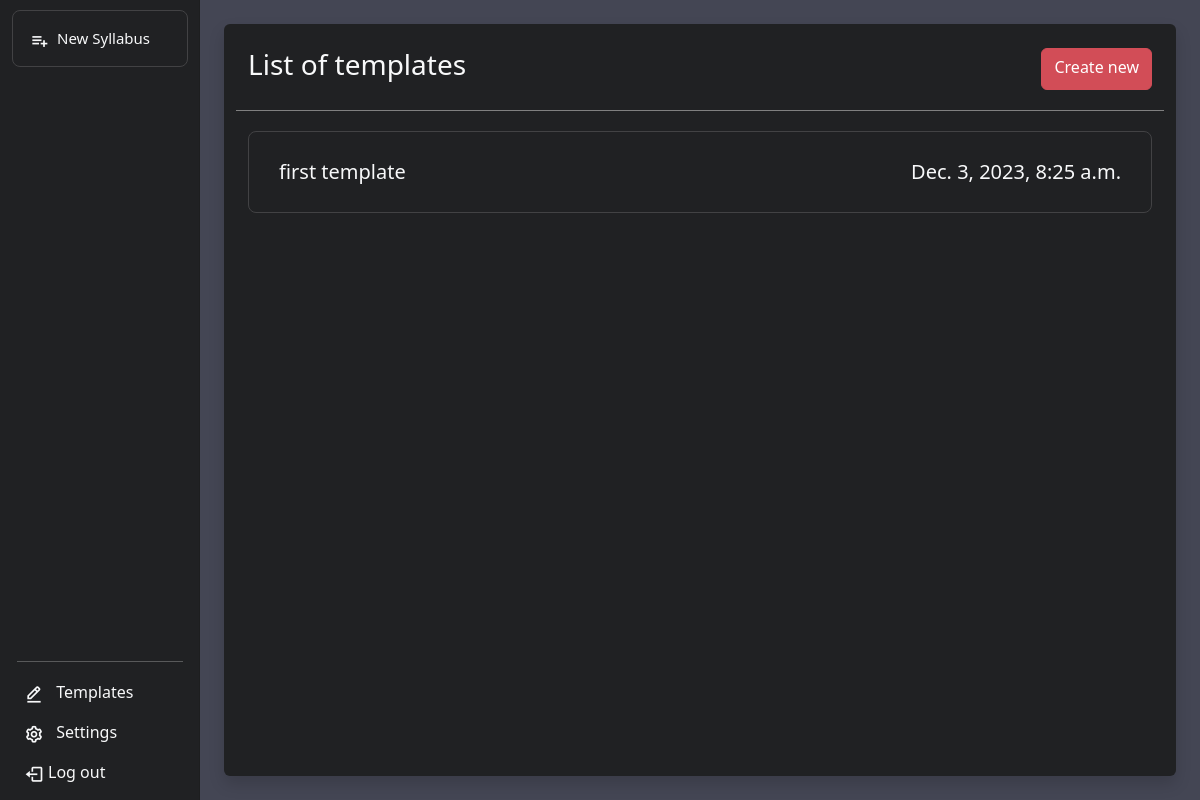
The app's page /templates_list (signed in), older data.
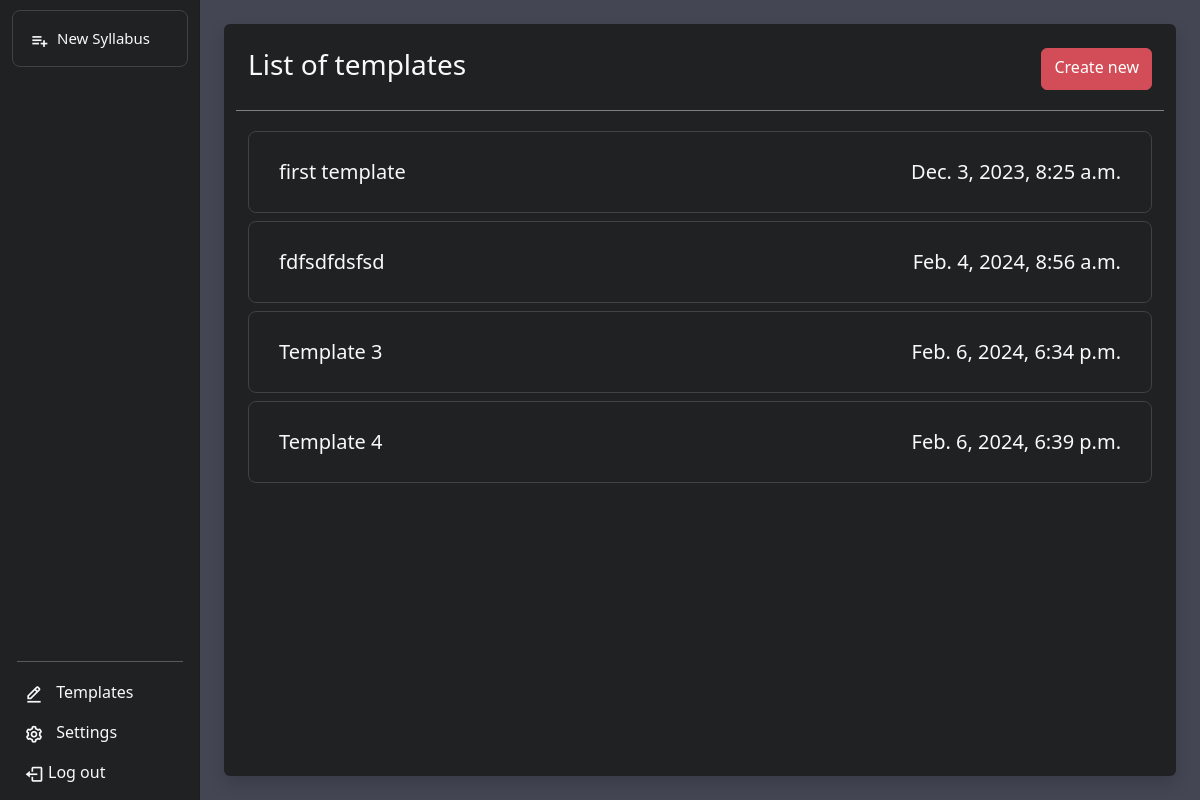
The same page, newer data.
### syllabus_template/models.py (models this page shows, shortened)
class Syllabus_Template(models.Model):
    user_id = models.ForeignKey(settings.AUTH_USER_MODEL, on_delete=models.CASCADE, null=True)
    name = models.CharField(max_length=255, null=True)
    sem = models.CharField(max_length=10, choices=[('1st', '1st'), ('2nd', '2nd'), ('SUMMER', 'SUMMER')], blank=True, null=True)
    school_year = models.CharField(max_length=9, blank=True, null=True)
    revision_status = models.CharField(max_length=50, default='1st Draft')
    revision_date = models.DateTimeField(null=True, blank=True)
    created_at = models.DateTimeField(null=True, blank=True)

### pages/views.py (the view)
# urls.py: path('templates_list', views.templates_list, name='templates_list'),
@login_required
def templates_list(request):
    if request.user.is_authenticated:
            account = request.user
    else:
        return render(request, 'https://media.tenor.com/-YlzaY7PXb4AAAAd/among-us-amogus.gif')
    templates = Syllabus_Template.objects.filter(user_id=account)
    return render(request, 'user/template/templates-list.html', {'templates': templates})

### templates/user/template/templates-list.html (shortened to what this page needs)
{% extends '../../base/base_userpage.html' %}
{% load static %}
{% block content %}
<main class="col-md-9 ms-sm-auto col-lg-9 col-xl-10 p-md-4" >
    <div class="multisteps-form__form">
        <div class="multisteps-form__panel shadow p-4 rounded background-color-custom js-active templates-list" style="min-height: calc(100vh - 3rem);">
            {% if templates %}
            <div class="row top-action">
                <div class="col-10"><h3 class="text-light">List of templates</h3></div>
                <div class="col-2 d-flex justify-content-end"><a href="new_template" class="btn btn-primary">Create new</a></div>
            </div>
            <div class="content">
                {% for template in templates %}
                <a href="{% url 'edit_template' template.id %}" class="btn btn-outline-secondary text-start text-light btn-lg py-3 templates">
                    <p class="name">{{ template.name }}</p>
                    <p class="date">{{ template.revision_date }}</p>
                </a>
                {% endfor %}
            </div>
            {% endif %}
        </div>
    </div>
</main>
{% endblock %}

### templates/base/base_userpage.html (shortened to what this page needs)
{% load static %}
<!DOCTYPE html>
<html lang="en">
  <head>
    <link rel="stylesheet" href="{% static '/css/style.css' %}">
    <link rel="stylesheet" href="{% static '/css/bootstrap.min.css' %}">
    <link rel="stylesheet" href="{% static '/css/sass/app.css' %}">
    <link href='https://unpkg.com/boxicons@2.1.4/css/boxicons.min.css' rel='stylesheet'>
  </head>
  <body style="background-color: #444654;">
    {% include 'includes/side_nav.html' %}
    {% block content %}{% endblock %}
  </body>
</html>

### templates/includes/side_nav.html (shortened to what this page needs)
{% load static %}
<div class="container-fluid">
  <div class="row">
    <nav id="sidebarMenu" class="col-md-3 col-lg-3 col-xl-2 d-md-block background-color-custom sidebar collapse">
      <div class="mh-100">
        <div class="d-grid">
          {% if syllabus_templates %}
          <a href="{% url 'new_syllabus' %}" class="btn btn-outline-secondary text-start text-light btn-lg py-3"
            style="font-size: 15px">
            <i class="bx bx-list-plus me-2" style="font-size: 20px; vertical-align: middle"></i>New Syllabus
          </a>
          {% else %}
          <button class="btn btn-outline-secondary text-start text-light btn-lg py-3" style="font-size: 15px"
            id="syllabus-btn-toast">
            <i class="bx bx-list-plus me-2" style="font-size: 20px; vertical-align: middle"></i>New Syllabus
          </button>
          {% endif %}
        </div>
        <div class="position-absolute bottom-0 start-0 w-100 px-2 mb-2">
          <hr class="line" />
          <ul class="nav flex-column text-decoration-none">
            <li class="nav-item">
              <a href="{% url 'templates_list' %}" class="nav-link text-decoration-none text-light" title="Setup">
                <i class="bx bx-edit-alt me-2" style="font-size: 20px; vertical-align: middle"></i>
                <span class="links-name">Templates</span>
              </a>
            </li>
            <li class="nav-item">
              <a href="{% url 'settings' %}" class="nav-link text-decoration-none text-light" title="Settings">
                <i class="bx bx-cog me-2" style="font-size: 20px; vertical-align: middle"></i>
                <span class="links-name">Settings</span>
              </a>
            </li>
            {% if user.is_authenticated %}
            <li id="logout-link" class="nav-item">
              <a class="logout-link nav-link text-decoration-none text-light" href="{% url 'logout' %}" title="Logout">
                <i class="bx bx-log-out me-1" style="font-size: 20px; vertical-align: middle"></i><span
                  class="links-name">Log out</span>
              </a>
            </li>
            {% endif %}
          </ul>
        </div>
      </div>
    </nav>
  </div>
</div>
<div class="toast-container position-fixed top-0 end-0 p-3 text-light">
</div>

### static/css/style.css (style rules this page uses)
body { height: 100%; background-color: lightblue }
.btn-primary { background-color: #d24d57 !important; border-color: #d24d57 !important; }
.btn-outline-secondary { background-color: transparent !important; ; border-color: #424244 !important; }
.logout-link { text-decoration: none; color: white; }
.background-color-custom { background-color: #202123 !important; border: #202123; }
.sidebar { position: fixed; top: 0; bottom: 0; left: 0; z-index: 100; padding: 10px 0 0; box-shadow: inset -1px 0 0 rgba(0, 0, 0, .1); }
.nav-link { color: white; display: flex; align-items: center; padding: 1rem; }
hr.line { margin: 10px auto; width: 90%; height: 1px; border: 0; border-top: 1px solid white; }
.multisteps-form__form { position: relative; }
.multisteps-form__panel { position: absolute; top: 0; left: 0; width: 100%; height: 0; opacity: 0; visibility: hidden; }
.multisteps-form__panel.js-active { height: auto; opacity: 1; visibility: visible; }
@media (min-width: 375px) { .sidebar { padding: 76px 0 0; } }
@media (min-width: 768px) { .sidebar { padding: 10px 0 0; } }

### static/css/sass/app.css (style rules this page uses)
* { margin: 0; padding: 0; text-decoration: none; list-style: none; box-sizing: border-box; }
.templates-list { position: relative; }
.templates-list .templates { width: 100%; display: flex; justify-content: space-between; align-items: center; padding: 25px 30px !important; margin-bottom: 8px; }
.templates-list .templates p { margin: 0; }
.top-action { border-bottom: 1px solid grey; padding-bottom: 20px; margin-bottom: 20px; }

Row changes from the older to the newer data that the page shows:
added Syllabus_Template: name "fdfsdfdsfsd", revision_date "Feb. 4, 2024, 8:56 a.m."
added Syllabus_Template: name "Template 3", revision_date "Feb. 6, 2024, 6:34 p.m."
added Syllabus_Template: name "Template 4", revision_date "Feb. 6, 2024, 6:39 p.m."
